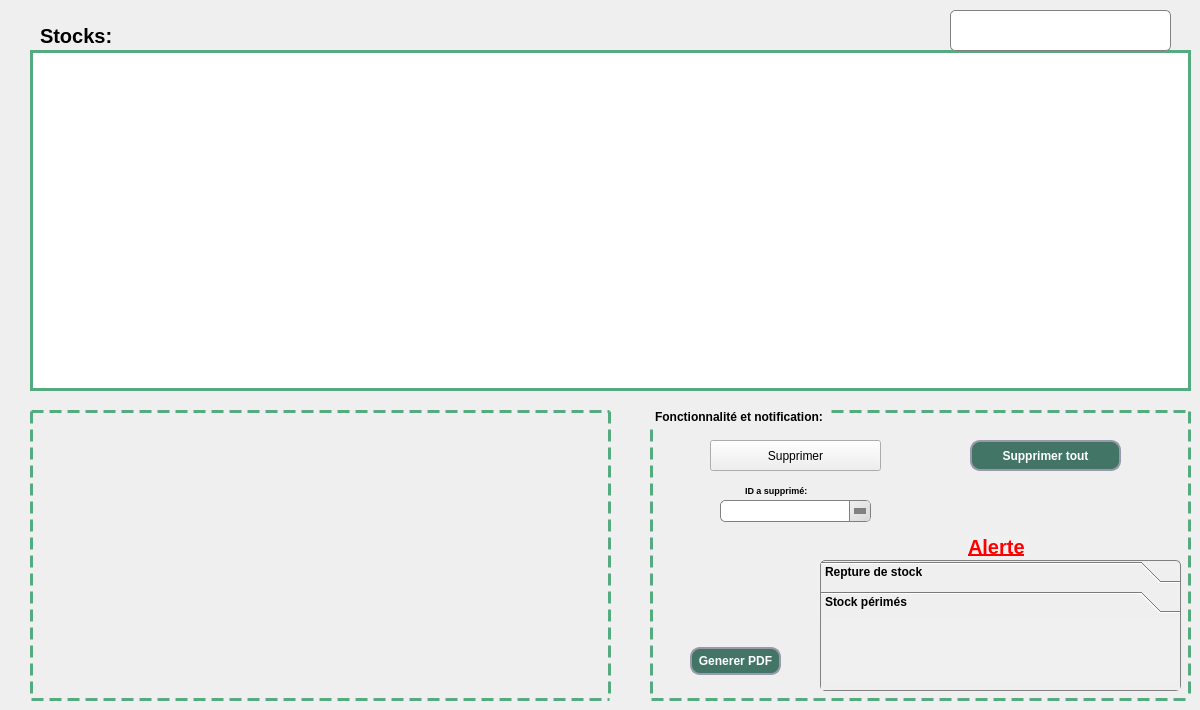
     <widget class="QWidget" name="tab_5">
      <attribute name="title">
       <string>Afficher_stock</string>
      </attribute>
      <widget class="QTableView" name="tableView_stock">
       <property name="geometry">
        <rect>
         <x>30</x>
         <y>50</y>
         <width>1161</width>
         <height>341</height>
        </rect>
       </property>
       <property name="styleSheet">
        <string notr="true">QHeaderView::section {
	font: 75 9pt &quot;MS Shell Dlg 2&quot;;
font-weight: bold;
	color:rgb(66,117,102);
    padding: 4px;
    border-style: solid ;
    border-bottom: 2px solid rgb(85, 170, 127) ;
    border-right: 2px solid rgb(85, 170, 127) ;
}
QScrollBar:horizontal {
    border: 2px solid grey;
    background: #3f7265;
    height: 15px;
    margin: 0px 20px 0 20px;
}
QScrollBar::handle:horizontal {
    background:rgb(238, 238, 238);
    min-width: 20px;
}
QScrollBar::add-line:horizontal {
    border: 2px solid grey;
    background: #3f7265;
    width: 20px;
    subcontrol-position: right;
    subcontrol-origin: margin;
}

QScrollBar::sub-line:horizontal {
    border: 2px solid grey;
    background: #3f7265;
    width: 20px;
    subcontrol-position: left;
    subcontrol-origin: margin;
}
QTableView {
    border: 3px solid rgb(85, 170, 127);
    inner-border: 3px dashed rgb(85, 170, 127);
    margin-top: 1ex; /* leave space at the top for the title */
font: 10pt &quot;MS Shell Dlg 2&quot;;
}</string>
       </property>
      </widget>
      <widget class="QLabel" name="label_15">
       <property name="geometry">
        <rect>
         <x>40</x>
         <y>20</y>
         <width>111</width>
         <height>31</height>
        </rect>
       </property>
       <property name="font">
        <font>
         <family>MS Shell Dlg 2</family>
         <pointsize>15</pointsize>
         <weight>75</weight>
         <italic>false</italic>
         <bold>true</bold>
        </font>
       </property>
       <property name="styleSheet">
        <string notr="true">QLabel{
font: 75 15pt &quot;MS Shell Dlg 2&quot;;
font-weight: bold;}
</string>
       </property>
       <property name="text">
        <string>Stocks:</string>
       </property>
      </widget>
      <widget class="QGroupBox" name="groupBox">
       <property name="geometry">
        <rect>
         <x>650</x>
         <y>410</y>
         <width>541</width>
         <height>291</height>
        </rect>
       </property>
       <property name="styleSheet">
        <string notr="true">QGroupBox {
    border: 3px dashed rgb(85, 170, 127);
    margin-top: 1ex; /* leave space at the top for the title */
font: 75 9pt &quot;MS Shell Dlg 2&quot;;
font-weight: bold;
}

QGroupBox::title {
    subcontrol-origin: margin;
    padding: 0 3px;
}</string>
       </property>
       <property name="title">
        <string>Fonctionnalité et notification:</string>
       </property>
       <widget class="QPushButton" name="pushButton_3">
        <property name="geometry">
         <rect>
          <x>40</x>
          <y>237</y>
          <width>91</width>
          <height>28</height>
         </rect>
        </property>
        <property name="styleSheet">
         <string notr="true">QPushButton{
 background: rgb(66, 117, 102);
border-radius:10px;
border-style:solid;
border-width:2px;
border-color:#9999aa;
color:white;
font: 75 8pt &quot;MS Shell Dlg 2&quot;;
font-weight: bold;
}
QPushButton:enabled{
 background-color: rgb(66, 117, 102);
color:white;
}

QPushButton:pressed{
 background-color: qlineargradient(spread:pad, x1:0.5, y1:0.0342727, x2:0.5, y2:1, stop:0 rgba(0, 255, 255, 255), stop:1 rgba(255, 255, 255, 255));
color:#fffffe;
}

QPushButton:hover:!pressed{
 background-color:   rgb(221,222,217);
color:#0c2f70;
}

QPushButton:disabled{
background-color:rgb(66, 117, 102);
color:#ffffff;
}
</string>
        </property>
        <property name="text">
         <string>Generer PDF</string>
        </property>
       </widget>
       <widget class="QLabel" name="label_11">
        <property name="geometry">
         <rect>
          <x>50</x>
          <y>170</y>
          <width>61</width>
          <height>61</height>
         </rect>
        </property>
        <property name="text">
         <string/>
        </property>
        <property name="pixmap">
         <pixmap>../../Downloads/331585408_556456159849722_8965214278401908655_n (1).png</pixmap>
        </property>
        <property name="scaledContents">
         <bool>true</bool>
        </property>
       </widget>
       <widget class="QPushButton" name="pushButton_del_all">
        <property name="geometry">
         <rect>
          <x>320</x>
          <y>30</y>
          <width>151</width>
          <height>31</height>
         </rect>
        </property>
        <property name="styleSheet">
         <string notr="true">QPushButton{
 background: rgb(66, 117, 102);
border-radius:10px;
border-style:solid;
border-width:2px;
border-color:#9999aa;
color:white;
font: 75 8pt &quot;MS Shell Dlg 2&quot;;
font-weight: bold;
}
QPushButton:enabled{
 background-color: rgb(66, 117, 102);
color:white;
}

QPushButton:pressed{
 background-color: qlineargradient(spread:pad, x1:0.5, y1:0.0342727, x2:0.5, y2:1, stop:0 rgba(0, 255, 255, 255), stop:1 rgba(255, 255, 255, 255));
color:#fffffe;
}

QPushButton:hover:!pressed{
 background-color:   rgb(221,222,217);
color:#0c2f70;
}

QPushButton:disabled{
background-color:rgb(66, 117, 102);
color:#ffffff;
}
</string>
        </property>
        <property name="text">
         <string>Supprimer tout</string>
        </property>
       </widget>
       <widget class="QPushButton" name="pushButton">
        <property name="geometry">
         <rect>
          <x>60</x>
          <y>30</y>
          <width>171</width>
          <height>31</height>
         </rect>
        </property>
        <property name="styleSheet">
         <string notr="true">QPushButton{
 background: rgb(66, 117, 102);
border-radius:10px;
border-style:solid;
border-width:2px;
border-color:#9999aa;
color:white;
font: 75 8pt &quot;MS Shell Dlg 2&quot;;
font-weight: bold;
}
QPushButton:enabled{
 background-color: rgb(66, 117, 102);
color:white;
}

QPushButton:pressed{
 background-color: qlineargradient(spread:pad, x1:0.5, y1:0.0342727, x2:0.5, y2:1, stop:0 rgba(0, 255, 255, 255), stop:1 rgba(255, 255, 255, 255));
color:#fffffe;
}

QPushButton:hover:!pressed{
 background-color:   rgb(221,222,217);
color:#0c2f70;
}

QPushButton:disabled{
background-color:rgb(66, 117, 102);
color:#ffffff;
}
Écrire à 1 2 HOPPA
</string>
        </property>
        <property name="text">
         <string>Supprimer</string>
        </property>
       </widget>
       <widget class="QLabel" name="label_25">
        <property name="geometry">
         <rect>
          <x>95</x>
          <y>70</y>
          <width>91</width>
          <height>20</height>
         </rect>
        </property>
        <property name="font">
         <font>
          <pointsize>7</pointsize>
          <weight>75</weight>
          <bold>true</bold>
         </font>
        </property>
        <property name="text">
         <string>ID a supprimé:</string>
        </property>
       </widget>
       <widget class="QComboBox" name="comboBox_supp">
        <property name="geometry">
         <rect>
          <x>70</x>
          <y>90</y>
          <width>151</width>
          <height>22</height>
         </rect>
        </property>
        <property name="styleSheet">
         <string notr="true">QComboBox {
background: qlineargradient(x1:0, y1:0, x2:1, y2:0,
stop:0 #E1E1E1, stop: 0.4 #DDDDDD,
stop: 0.5 #D8D8D8, stop: 1.0 #D3D3D3);
border: 1px solid gray;
border-radius: 5px;
padding: 1px 18px 1px 3px;
}
QComboBox::down-arrow {
width: 0;
height: 0;
border-style: solid;
border-width: 6px 6px 0 6px;
border-color: gray transparent transparent transparent;
}
QComboBox::drop-down {
subcontrol-origin: padding;
subcontrol-position: top right;
width: 20px;
border-left-width: 1px;
border-left-color: gray;
border-left-style: solid;
border-top-right-radius: 3px;
border-bottom-right-radius: 3px;
background: qlineargradient(x1: 0, y1: 0, x2: 1, y2: 1, stop: 0 #f0f0f0, stop: 1 #d8d8d8);

}
QComboBox::hover {
background: #d0d0d0;
}

QComboBox::pressed {
background: #c8c8c8;
}



</string>
        </property>
       </widget>
       <widget class="QToolBox" name="toolBox">
        <property name="geometry">
         <rect>
          <x>170</x>
          <y>150</y>
          <width>361</width>
          <height>131</height>
         </rect>
        </property>
        <property name="palette">
         <palette>
          <active>
           <colorrole role="Button">
            <brush brushstyle="LinearGradientPattern">
             <gradient startx="0.000000000000000" starty="0.000000000000000" endx="1.000000000000000" endy="0.000000000000000" type="LinearGradient" spread="PadSpread" coordinatemode="ObjectBoundingMode">
              <gradientstop position="0.000000000000000">
               <color alpha="255">
                <red>225</red>
                <green>225</green>
                <blue>225</blue>
               </color>
              </gradientstop>
              <gradientstop position="0.400000000000000">
               <color alpha="255">
                <red>221</red>
                <green>221</green>
                <blue>221</blue>
               </color>
              </gradientstop>
              <gradientstop position="0.500000000000000">
               <color alpha="255">
                <red>216</red>
                <green>216</green>
                <blue>216</blue>
               </color>
              </gradientstop>
              <gradientstop position="1.000000000000000">
               <color alpha="255">
                <red>211</red>
                <green>211</green>
                <blue>211</blue>
               </color>
              </gradientstop>
             </gradient>
            </brush>
           </colorrole>
           <colorrole role="Base">
            <brush brushstyle="LinearGradientPattern">
             <gradient startx="0.000000000000000" starty="0.000000000000000" endx="1.000000000000000" endy="0.000000000000000" type="LinearGradient" spread="PadSpread" coordinatemode="ObjectBoundingMode">
              <gradientstop position="0.000000000000000">
               <color alpha="255">
                <red>225</red>
                <green>225</green>
                <blue>225</blue>
               </color>
              </gradientstop>
              <gradientstop position="0.400000000000000">
               <color alpha="255">
                <red>221</red>
                <green>221</green>
                <blue>221</blue>
               </color>
              </gradientstop>
              <gradientstop position="0.500000000000000">
               <color alpha="255">
                <red>216</red>
                <green>216</green>
                <blue>216</blue>
               </color>
              </gradientstop>
              <gradientstop position="1.000000000000000">
               <color alpha="255">
                <red>211</red>
                <green>211</green>
                <blue>211</blue>
               </color>
              </gradientstop>
             </gradient>
            </brush>
           </colorrole>
           <colorrole role="Window">
            <brush brushstyle="LinearGradientPattern">
             <gradient startx="0.000000000000000" starty="0.000000000000000" endx="1.000000000000000" endy="0.000000000000000" type="LinearGradient" spread="PadSpread" coordinatemode="ObjectBoundingMode">
              <gradientstop position="0.000000000000000">
               <color alpha="255">
                <red>225</red>
                <green>225</green>
                <blue>225</blue>
               </color>
              </gradientstop>
              <gradientstop position="0.400000000000000">
               <color alpha="255">
                <red>221</red>
                <green>221</green>
                <blue>221</blue>
               </color>
              </gradientstop>
              <gradientstop position="0.500000000000000">
               <color alpha="255">
                <red>216</red>
                <green>216</green>
                <blue>216</blue>
               </color>
              </gradientstop>
              <gradientstop position="1.000000000000000">
               <color alpha="255">
                <red>211</red>
                <green>211</green>
                <blue>211</blue>
               </color>
              </gradientstop>
             </gradient>
            </brush>
           </colorrole>
          </active>
          <inactive>
           <colorrole role="Button">
            <brush brushstyle="LinearGradientPattern">
             <gradient startx="0.000000000000000" starty="0.000000000000000" endx="1.000000000000000" endy="0.000000000000000" type="LinearGradient" spread="PadSpread" coordinatemode="ObjectBoundingMode">
              <gradientstop position="0.000000000000000">
               <color alpha="255">
                <red>225</red>
                <green>225</green>
                <blue>225</blue>
               </color>
              </gradientstop>
              <gradientstop position="0.400000000000000">
               <color alpha="255">
                <red>221</red>
                <green>221</green>
                <blue>221</blue>
               </color>
              </gradientstop>
              <gradientstop position="0.500000000000000">
               <color alpha="255">
                <red>216</red>
                <green>216</green>
                <blue>216</blue>
               </color>
              </gradientstop>
              <gradientstop position="1.000000000000000">
               <color alpha="255">
                <red>211</red>
                <green>211</green>
                <blue>211</blue>
               </color>
              </gradientstop>
             </gradient>
            </brush>
           </colorrole>
           <colorrole role="Base">
            <brush brushstyle="LinearGradientPattern">
             <gradient startx="0.000000000000000" starty="0.000000000000000" endx="1.000000000000000" endy="0.000000000000000" type="LinearGradient" spread="PadSpread" coordinatemode="ObjectBoundingMode">
              <gradientstop position="0.000000000000000">
               <color alpha="255">
                <red>225</red>
                <green>225</green>
                <blue>225</blue>
               </color>
              </gradientstop>
              <gradientstop position="0.400000000000000">
               <color alpha="255">
                <red>221</red>
                <green>221</green>
                <blue>221</blue>
               </color>
              </gradientstop>
              <gradientstop position="0.500000000000000">
               <color alpha="255">
                <red>216</red>
                <green>216</green>
                <blue>216</blue>
               </color>
              </gradientstop>
              <gradientstop position="1.000000000000000">
               <color alpha="255">
                <red>211</red>
                <green>211</green>
                <blue>211</blue>
               </color>
              </gradientstop>
             </gradient>
            </brush>
           </colorrole>
           <colorrole role="Window">
            <brush brushstyle="LinearGradientPattern">
             <gradient startx="0.000000000000000" starty="0.000000000000000" endx="1.000000000000000" endy="0.000000000000000" type="LinearGradient" spread="PadSpread" coordinatemode="ObjectBoundingMode">
              <gradientstop position="0.000000000000000">
               <color alpha="255">
                <red>225</red>
                <green>225</green>
                <blue>225</blue>
               </color>
              </gradientstop>
              <gradientstop position="0.400000000000000">
               <color alpha="255">
                <red>221</red>
                <green>221</green>
                <blue>221</blue>
               </color>
              </gradientstop>
              <gradientstop position="0.500000000000000">
               <color alpha="255">
                <red>216</red>
                <green>216</green>
                <blue>216</blue>
               </color>
              </gradientstop>
              <gradientstop position="1.000000000000000">
               <color alpha="255">
                <red>211</red>
                <green>211</green>
                <blue>211</blue>
               </color>
              </gradientstop>
             </gradient>
            </brush>
           </colorrole>
          </inactive>
          <disabled>
           <colorrole role="Button">
            <brush brushstyle="LinearGradientPattern">
             <gradient startx="0.000000000000000" starty="0.000000000000000" endx="1.000000000000000" endy="0.000000000000000" type="LinearGradient" spread="PadSpread" coordinatemode="ObjectBoundingMode">
              <gradientstop position="0.000000000000000">
               <color alpha="255">
                <red>225</red>
                <green>225</green>
                <blue>225</blue>
               </color>
              </gradientstop>
              <gradientstop position="0.400000000000000">
               <color alpha="255">
                <red>221</red>
                <green>221</green>
                <blue>221</blue>
               </color>
              </gradientstop>
              <gradientstop position="0.500000000000000">
               <color alpha="255">
                <red>216</red>
                <green>216</green>
                <blue>216</blue>
               </color>
              </gradientstop>
              <gradientstop position="1.000000000000000">
               <color alpha="255">
                <red>211</red>
                <green>211</green>
                <blue>211</blue>
               </color>
              </gradientstop>
             </gradient>
            </brush>
           </colorrole>
           <colorrole role="Base">
            <brush brushstyle="LinearGradientPattern">
             <gradient startx="0.000000000000000" starty="0.000000000000000" endx="1.000000000000000" endy="0.000000000000000" type="LinearGradient" spread="PadSpread" coordinatemode="ObjectBoundingMode">
              <gradientstop position="0.000000000000000">
               <color alpha="255">
                <red>225</red>
                <green>225</green>
                <blue>225</blue>
               </color>
              </gradientstop>
              <gradientstop position="0.400000000000000">
               <color alpha="255">
                <red>221</red>
                <green>221</green>
                <blue>221</blue>
               </color>
              </gradientstop>
              <gradientstop position="0.500000000000000">
               <color alpha="255">
                <red>216</red>
                <green>216</green>
                <blue>216</blue>
               </color>
              </gradientstop>
              <gradientstop position="1.000000000000000">
               <color alpha="255">
                <red>211</red>
                <green>211</green>
                <blue>211</blue>
               </color>
              </gradientstop>
             </gradient>
            </brush>
           </colorrole>
           <colorrole role="Window">
            <brush brushstyle="LinearGradientPattern">
             <gradient startx="0.000000000000000" starty="0.000000000000000" endx="1.000000000000000" endy="0.000000000000000" type="LinearGradient" spread="PadSpread" coordinatemode="ObjectBoundingMode">
              <gradientstop position="0.000000000000000">
               <color alpha="255">
                <red>225</red>
                <green>225</green>
                <blue>225</blue>
               </color>
              </gradientstop>
              <gradientstop position="0.400000000000000">
               <color alpha="255">
                <red>221</red>
                <green>221</green>
                <blue>221</blue>
               </color>
              </gradientstop>
              <gradientstop position="0.500000000000000">
               <color alpha="255">
                <red>216</red>
                <green>216</green>
                <blue>216</blue>
               </color>
              </gradientstop>
              <gradientstop position="1.000000000000000">
               <color alpha="255">
                <red>211</red>
                <green>211</green>
                <blue>211</blue>
               </color>
              </gradientstop>
             </gradient>
            </brush>
           </colorrole>
          </disabled>
         </palette>
        </property>
        <property name="font">
         <font>
          <weight>75</weight>
          <bold>true</bold>
          <underline>false</underline>
          <strikeout>false</strikeout>
          <kerning>true</kerning>
         </font>
        </property>
        <property name="mouseTracking">
         <bool>false</bool>
        </property>
        <property name="tabletTracking">
         <bool>false</bool>
        </property>
        <property name="styleSheet">
         <string notr="true">QToolBox {
background: qlineargradient(x1:0, y1:0, x2:1, y2:0,
stop:0 #E1E1E1, stop: 0.4 #DDDDDD,
stop: 0.5 #D8D8D8, stop: 1.0 #D3D3D3);
border: 1px solid gray;
border-radius: 5px;

}

QToolBox ::hover {
background: #d0d0d0;
}
QToolBox ::pressed {
 background: rgb(66, 117, 102);
}

QToolBox ::down-arrow {
width: 0;
height: 0;
border-style: solid;
border-width: 6px 6px 0 6px;
border-color: gray transparent transparent transparent;
}
QToolBox ::drop-down {
subcontrol-origin: padding;
subcontrol-position: top right;
width: 20px;
border-left-width: 1px;
border-left-color: gray;
border-left-style: solid;
border-top-right-radius: 3px;
border-bottom-right-radius: 3px;
background: qlineargradient(x1: 0, y1: 0, x2: 1, y2: 1, stop: 0 #f0f0f0, stop: 1 #d8d8d8);

}


</string>
        </property>
        <property name="currentIndex">
         <number>1</number>
        </property>
        <property name="tabSpacing">
         <number>8</number>
        </property>
        <widget class="QWidget" name="page_3">
         <property name="geometry">
          <rect>
           <x>0</x>
           <y>0</y>
           <width>359</width>
           <height>65</height>
          </rect>
         </property>
         <attribute name="label">
          <string>Repture de stock</string>
         </attribute>
         <widget class="QLabel" name="label_alerte_3">
          <property name="geometry">
           <rect>
            <x>0</x>
            <y>0</y>
            <width>301</width>
            <height>61</height>
           </rect>
          </property>
          <property name="styleSheet">
           <string notr="true">QLabel{
	background: rgb(240, 240, 240);
	}</string>
          </property>
          <property name="text">
           <string/>
          </property>
          <property name="scaledContents">
           <bool>true</bool>
          </property>
         </widget>
         <widget class="QLabel" name="label_29">
          <property name="geometry">
           <rect>
            <x>300</x>
            <y>0</y>
            <width>61</width>
            <height>61</height>
           </rect>
          </property>
          <property name="styleSheet">
           <string notr="true">QLabel{
	background: rgb(240, 240, 240);
	}</string>
          </property>
          <property name="text">
           <string/>
          </property>
          <property name="pixmap">
           <pixmap>../../Downloads/331430109_901253524357909_6677201790829374939_n.png</pixmap>
          </property>
          <property name="scaledContents">
           <bool>true</bool>
          </property>
         </widget>
        </widget>
        <widget class="QWidget" name="page_4">
         <property name="geometry">
          <rect>
           <x>0</x>
           <y>0</y>
           <width>359</width>
           <height>65</height>
          </rect>
         </property>
         <attribute name="label">
          <string>Stock périmés</string>
         </attribute>
         <widget class="QLabel" name="label_alerte_4">
          <property name="geometry">
           <rect>
            <x>0</x>
            <y>0</y>
            <width>301</width>
            <height>61</height>
           </rect>
          </property>
          <property name="styleSheet">
           <string notr="true">QLabel{
	background: rgb(240, 240, 240);
	}</string>
          </property>
          <property name="text">
           <string/>
          </property>
          <property name="scaledContents">
           <bool>true</bool>
          </property>
         </widget>
         <widget class="QLabel" name="label_30">
          <property name="geometry">
           <rect>
            <x>300</x>
            <y>0</y>
            <width>61</width>
            <height>61</height>
           </rect>
          </property>
          <property name="styleSheet">
           <string notr="true">QLabel{
	background: rgb(240, 240, 240);
	}</string>
          </property>
          <property name="text">
           <string/>
          </property>
          <property name="pixmap">
           <pixmap>../../Downloads/331430109_901253524357909_6677201790829374939_n.png</pixmap>
          </property>
          <property name="scaledContents">
           <bool>true</bool>
          </property>
         </widget>
        </widget>
       </widget>
       <widget class="QLabel" name="label_27">
        <property name="enabled">
         <bool>true</bool>
        </property>
        <property name="geometry">
         <rect>
          <x>318</x>
          <y>126</y>
          <width>61</width>
          <height>21</height>
         </rect>
        </property>
        <property name="font">
         <font>
          <pointsize>15</pointsize>
          <weight>75</weight>
          <bold>true</bold>
          <underline>true</underline>
         </font>
        </property>
        <property name="acceptDrops">
         <bool>false</bool>
        </property>
        <property name="autoFillBackground">
         <bool>false</bool>
        </property>
        <property name="styleSheet">
         <string notr="true">QLabel{
	background:rgb(240, 240, 240);
  color:rgb(255, 0, 0);
	}</string>
        </property>
        <property name="text">
         <string>Alerte</string>
        </property>
       </widget>
      </widget>
      <widget class="QLineEdit" name="lineEdit_chercher">
       <property name="geometry">
        <rect>
         <x>950</x>
         <y>10</y>
         <width>221</width>
         <height>41</height>
        </rect>
       </property>
       <property name="styleSheet">
        <string notr="true">
QLineEdit {
background: qlineargradient(x1:0, y1:0, x2:1, y2:0,
stop:0 #E1E1E1, stop: 0.4 #DDDDDD,
stop: 0.5 #D8D8D8, stop: 1.0 #D3D3D3);
border: 1px solid gray;
border-radius: 5px;
padding: 1px 18px 1px 3px;
}
QLineEdit::down-arrow {
width: 0;
height: 0;
border-style: solid;
border-width: 6px 6px 0 6px;
border-color: gray transparent transparent transparent;
}
QLineEdit::drop-down {
subcontrol-origin: padding;
subcontrol-position: top right;
width: 20px;
border-left-width: 1px;
border-left-color: gray;
border-left-style: solid;
border-top-right-radius: 3px;
border-bottom-right-radius: 3px;
background: qlineargradient(x1: 0, y1: 0, x2: 1, y2: 1, stop: 0 #f0f0f0, stop: 1 #d8d8d8);

}
QLineEdit::hover {
background: #d0d0d0;
}

QLineEdit::pressed {
background: #c8c8c8;
}
</string>
       </property>
      </widget>
      <widget class="QLabel" name="label_17">
       <property name="geometry">
        <rect>
         <x>1135</x>
         <y>15</y>
         <width>31</width>
         <height>31</height>
        </rect>
       </property>
       <property name="styleSheet">
        <string notr="true">QLabel{
background: qlabelargradient(x1:0, y1:0, x2:1, y2:0,
stop:0 #E1E1E1, stop: 0.4 #DDDDDD,
stop: 0.5 #D8D8D8, stop: 1.0 #D3D3D3);


	}</string>
       </property>
       <property name="text">
        <string/>
       </property>
       <property name="pixmap">
        <pixmap>../../Downloads/recherche-a-la-loupe.png</pixmap>
       </property>
       <property name="scaledContents">
        <bool>true</bool>
       </property>
      </widget>
      <widget class="QLabel" name="label">
       <property name="geometry">
        <rect>
         <x>30</x>
         <y>410</y>
         <width>581</width>
         <height>291</height>
        </rect>
       </property>
       <property name="styleSheet">
        <string notr="true">QLabel {
    border: 3px dashed rgb(85, 170, 127);
    margin-top: 1ex; /* leave space at the top for the title */
font: 75 9pt &quot;MS Shell Dlg 2&quot;;
font-weight: bold;
}
</string>
       </property>
       <property name="text">
        <string/>
       </property>
      </widget>
     </widget>
